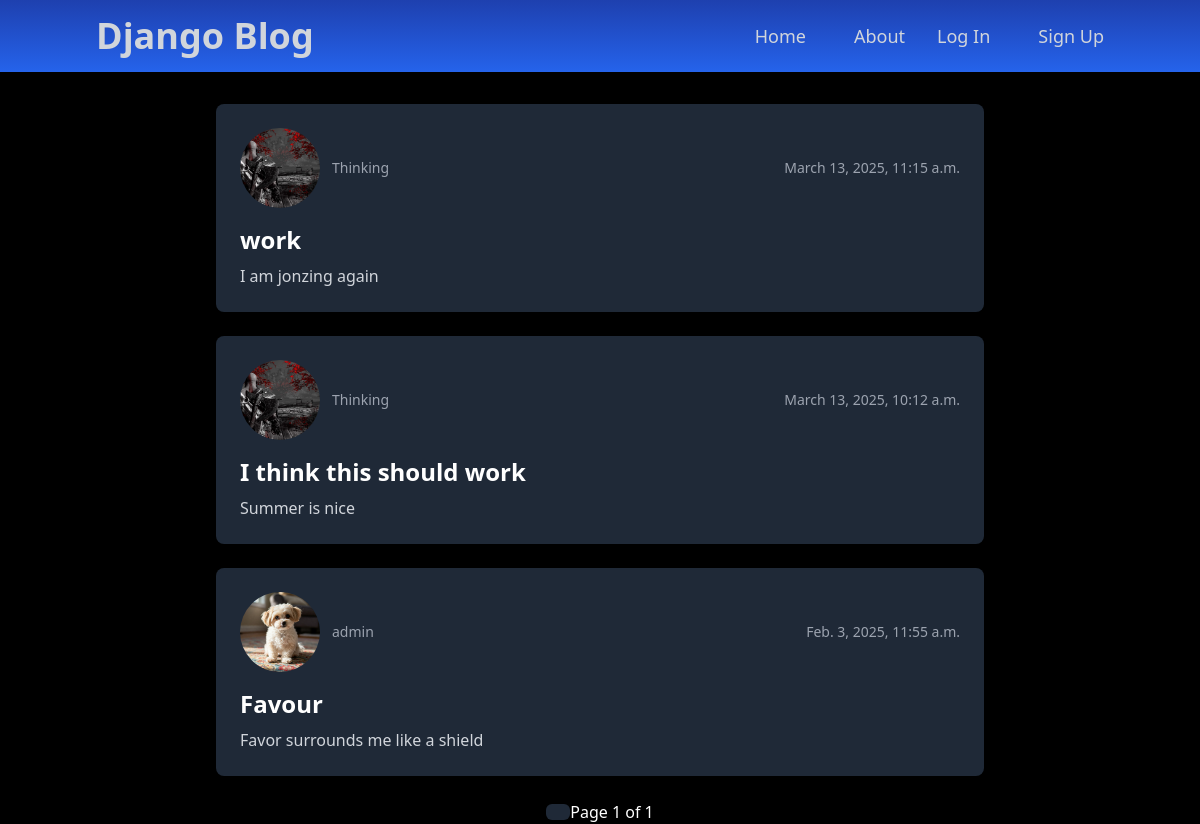
/, run on an earlier commit of the app's database.
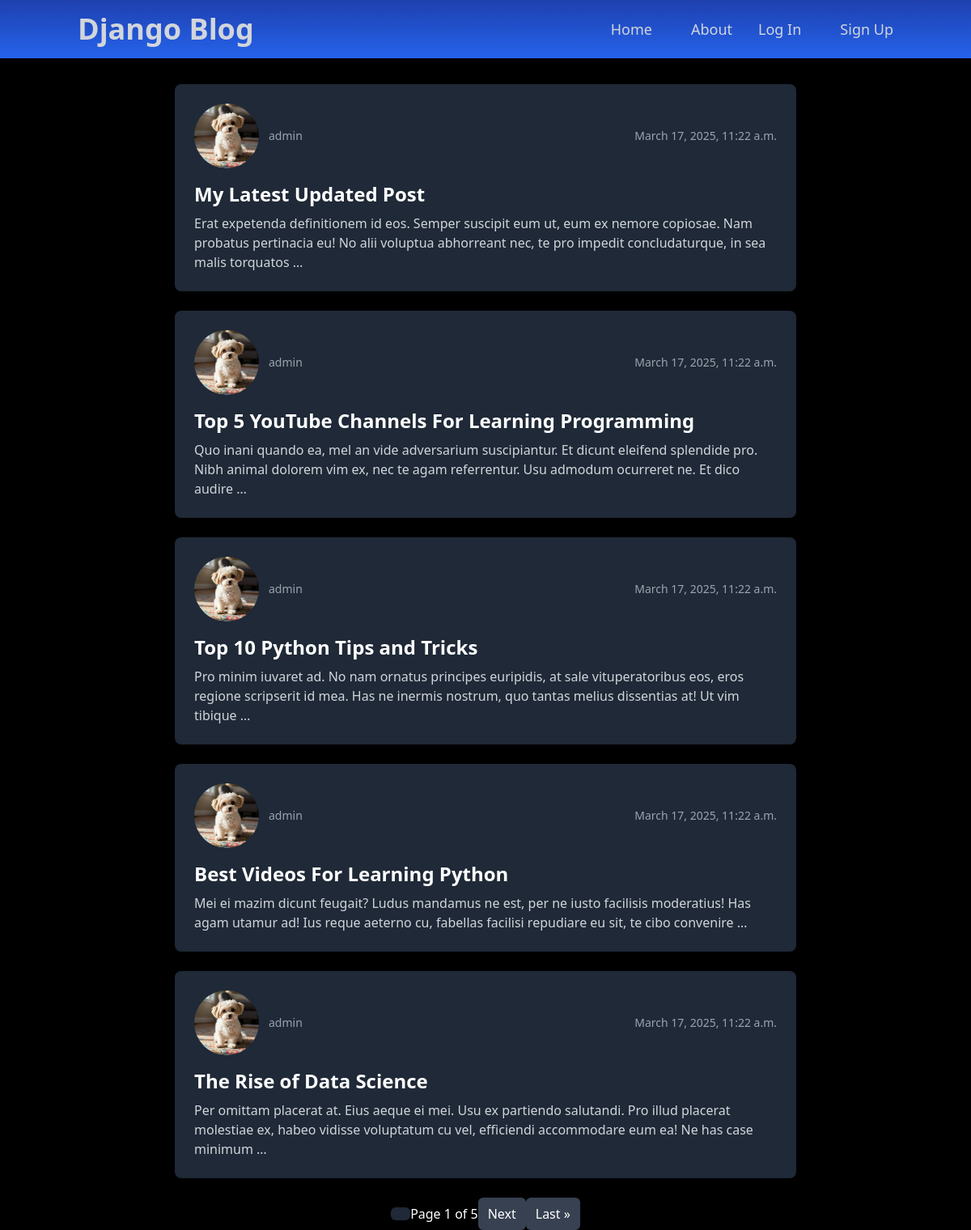
And on a later commit of the database.
### blog_app/models.py (models this page shows, shortened)
class Post(models.Model):
    id = models.AutoField(primary_key=True)
    title = models.CharField(max_length=200)
    content = models.TextField(null=True, blank=True)
    user = models.ForeignKey(User, on_delete=models.CASCADE)
    date_posted = models.DateTimeField(default=timezone.now)

### user_app/models.py (models this page shows, shortened)
class Profile(models.Model):
    user = models.OneToOneField(User, on_delete=models.CASCADE)
    profile_image = models.ImageField(default='default_img.jpeg', upload_to='profile_pictures')

### blog_app/views.py (the view)
# urls.py: path("", views.PostListView.as_view(), name='home_page'),
class PostListView(ListView):
    model = Post
    paginate_by = 5
    template_name = 'blog_app/index.html'
    context_object_name = 'posts'
    ordering = ['-date_posted']

### blog_app/templates/blog_app/index.html (shortened to what this page needs)
{% extends "blog_app/base.html" %}
{% load static %}
{% block content %}
    <div class="container mx-auto flex flex-col px-4 md:px-0 max-w-3xl text-white mt-4 md:mt-8 space-y-4 md:space-y-6">
        {% for post in posts %}
        <a href="{% url 'reading_post_page' pk=post.id%}" class="block bg-gray-800 p-4 md:p-6 rounded-lg shadow-lg hover:bg-gray-700 transition duration-300">
            <div class="flex flex-col sm:flex-row justify-between items-start sm:items-center mb-4 space-y-2 sm:space-y-0">
                <div class="flex items-center space-x-3">
                    <img class="h-12 w-12 md:h-20 md:w-20 rounded-full object-cover"
                         src="{{ post.user.profile.profile_image.url }}"
                         alt="Profile picture">
                    <p class="text-sm text-gray-400">{{post.user}}</p>
                </div>
                <p class="text-sm text-gray-400">{{post.date_posted}}</p>
            </div>
            <h1 class="text-xl md:text-2xl font-bold mb-2">{{post.title}}</h1>
            <p class="text-gray-300 text-sm md:text-base">{{post.content|truncatewords:30}}</p>
        </a>
        {% endfor %}
        <div class="flex justify-center items-center mt-6 md:mt-8">
            <span class="px-2 py-1 md:px-3 md:py-2 text-sm md:text-base bg-gray-800 text-white rounded-md"></span>
                Page {{ page_obj.number }} of {{ page_obj.paginator.num_pages }}
            {% if page_obj.has_next %}
                <a href="?page={{ page_obj.next_page_number }}" class="px-2 py-1 md:px-3 md:py-2 text-sm md:text-base bg-gray-700 text-white rounded-md hover:bg-gray-600 transition duration-300">Next</a>
                <a href="?page={{ page_obj.paginator.num_pages }}" class="px-2 py-1 md:px-3 md:py-2 text-sm md:text-base bg-gray-700 text-white rounded-md hover:bg-gray-600 transition duration-300">Last &raquo;</a>
            {% endif %}
        </div>
    </div>
{% endblock %}

### blog_app/templates/blog_app/base.html (shortened to what this page needs)
<!DOCTYPE html>
<html lang="en">
<head>
    <script src="https://cdn.tailwindcss.com"></script>
</head>
<body class='p-0 m-0 box-border bg bg-black'>
    <nav class="w-full bg-gradient-to-t from-blue-600 to-blue-800 px-4 md:px-20 relative">
        <div class="max-w-7xl mx-auto">
            <div class="flex flex-col md:flex-row md:justify-between md:items-center">
                <div class="flex justify-between items-center">
                    <a href="{% url 'home_page' %}" class="text-gray-300 p-4 text-2xl md:text-4xl font-bold">Django Blog</a>
                </div>
                <div id="mobile-menu" class="hidden md:flex flex-col md:flex-row md:items-center w-full md:w-auto">
                    <div class="flex flex-col md:flex-row md:items-center md:space-x-4 space-y-2 md:space-y-0 mt-4 md:mt-0">
                        <a href="{% url 'home_page' %}" class="text-gray-300 px-4 py-2 text-lg hover:bg-black rounded-md transition duration-300">Home</a>
                        <a href="{% url 'about_page' %}" class="text-gray-300 px-4 py-2 text-lg hover:bg-black rounded-md transition duration-300">About</a>
                    </div>
                    <div class="flex flex-col md:flex-row md:items-center md:space-x-4 space-y-2 md:space-y-0 mt-4 md:mt-0">
                        {% if user.is_authenticated %}
                            <a href="{% url 'profile_page' %}" class="text-gray-300 px-4 py-2 text-lg hover:bg-black rounded-md transition duration-300">Profile</a>
                            <form method="post" action="{% url 'logout_page' %}" class="inline">
                                {% csrf_token %}
                                <button type="submit" class="text-gray-300 px-4 py-2 text-lg hover:bg-black rounded-md transition duration-300 md:w-auto">Logout</button>
                            </form>
                            <!-- <img class="h-14 w-14 rounded-full object-cover md:visible"
                                src="{{ user.profile.profile_image.url }}"
                                alt="user image"> -->
                        {% else %}
                            <a href="{%url 'login_page' %}" class="text-gray-300 px-4 py-2 text-lg hover:bg-black rounded-md transition duration-300">Log In</a>
                            <a href="{%url 'sign_up_page' %}" class="text-gray-300 px-4 py-2 text-lg hover:bg-black rounded-md transition duration-300">Sign Up</a>
                        {% endif %}
                    </div>
                </div>
            </div>
        </div>
    </nav>
    {% block content %}{% endblock %}
</body>
</html>

What changed in the data, as far as the page shows it:
removed Post: user.profile.profile_image (picture), user "Thinking", date_posted "March 13, 2025, 11:15 a.m.", title "work", content "I am jonzing again"
removed Post: user.profile.profile_image (picture), user "Thinking", date_posted "March 13, 2025, 10:12 a.m.", title "I think this should work", content "Summer is nice"
removed Post: user.profile.profile_image (placeholder picture), user "admin", date_posted "Feb. 3, 2025, 11:55 a.m.", title "Favour", content "Favor surrounds me like a shield"
added Post: user.profile.profile_image (placeholder picture), user "admin", date_posted "March 17, 2025, 11:22 a.m.", title "My Latest Updated Post", content "Erat expetenda definitionem id eos. Semper suscipit eum ut, eum ex nemore copiosae. Nam probatus pertinacia eu! No alii voluptua abhorreant nec, te pro impedit concludaturque, in sea malis torquatos …"
added Post: user.profile.profile_image (placeholder picture), user "admin", date_posted "March 17, 2025, 11:22 a.m.", title "Top 5 YouTube Channels For Learning Programming", content "Quo inani quando ea, mel an vide adversarium suscipiantur. Et dicunt eleifend splendide pro. Nibh animal dolorem vim ex, nec te agam referrentur. Usu admodum ocurreret ne. Et dico audire …"
added Post: user.profile.profile_image (placeholder picture), user "admin", date_posted "March 17, 2025, 11:22 a.m.", title "Top 10 Python Tips and Tricks", content "Pro minim iuvaret ad. No nam ornatus principes euripidis, at sale vituperatoribus eos, eros regione scripserit id mea. Has ne inermis nostrum, quo tantas melius dissentias at! Ut vim tibique …"
added Post: user.profile.profile_image (placeholder picture), user "admin", date_posted "March 17, 2025, 11:22 a.m.", title "Best Videos For Learning Python", content "Mei ei mazim dicunt feugait? Ludus mandamus ne est, per ne iusto facilisis moderatius! Has agam utamur ad! Ius reque aeterno cu, fabellas facilisi repudiare eu sit, te cibo convenire …"
added Post: user.profile.profile_image (placeholder picture), user "admin", date_posted "March 17, 2025, 11:22 a.m.", title "The Rise of Data Science", content "Per omittam placerat at. Eius aeque ei mei. Usu ex partiendo salutandi. Pro illud placerat molestiae ex, habeo vidisse voluptatum cu vel, efficiendi accommodare eum ea! Ne has case minimum …"
Also different on the page:
{{ page_obj.paginator.num_pages }}: "1" → "5"
text now shown: "Next Last »"
